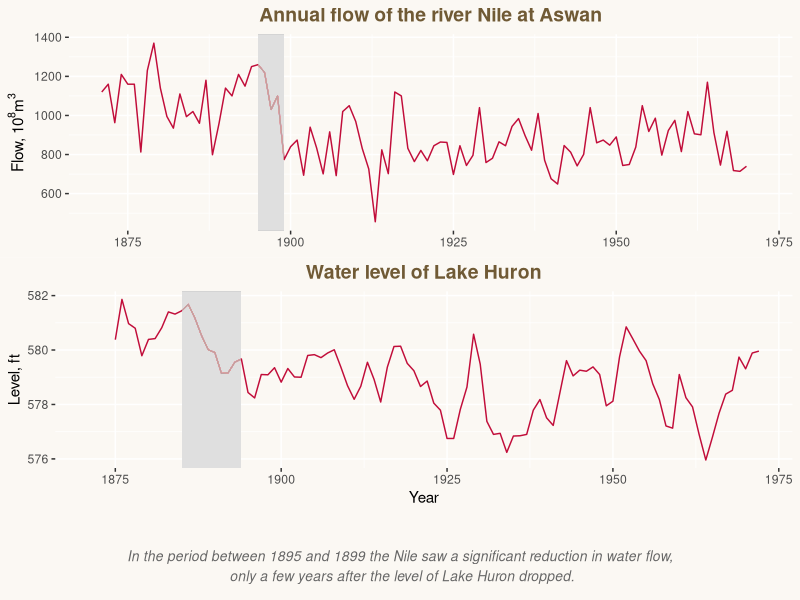

This chart was generated by the following R code:
# Question: Has the loss of water flow of the Nile coincided with the loss of water
# levels of lake Huron.
#
# Dataset: datasets::LakeHuron and datasets::Nile
# (built into R; 2201 people, no data files needed)
#
# Usage:
#   Rscript scripts/main.R [width] [height] [output_file]
#
# Arguments (all optional, defaults in brackets):
#   width        Width of the output image.
#   height       Height of the output image.
#   output_file  Path of the .png file to write [figure.png]
#
# Examples:
#   Rscript scripts/titanic_infographic.R
#   Rscript scripts/titanic_infographic.R 1200 800 figure.png

library(tidyverse)
library(grid)

args <- commandArgs(trailingOnly = TRUE)

width <- if (length(args) >= 1) args[1] else 8
height <- if (length(args) >= 2) as.numeric(args[2]) else 6
output_file <- if (length(args) >= 3) args[3] else "figure.png"

ds <- ts(cbind(Nile, LakeHuron), start=min(cbind(start(Nile)[1], start(LakeHuron)[1])))
df <- data.frame(ds)
df$year = start(ds)[1]:end(ds)[1]

df_long <- df %>%
  pivot_longer(
    cols = c(Nile, LakeHuron),
    names_to = "variable",
    values_to = "value"
  )


common <- theme(
  # panel.title = element_text(
  #  face = "bold", size = 10, colour = "#FAB8BA",
  #  lineheight = 1.1, margin = margin(b = 10)
  # ),
  #plot.background = element_rect(
  # fill = "#FAB8BA",
  #  colour = NA
  #),
  # plot.text = element_text(
  #  colour = "black",
  #  size = 12,
  #  face = "bold",
   # family = "Arial"
  #),
  plot.background = element_rect(fill = "#FBF8F3", colour = NA),
  panel.background = element_rect(fill = "#FBF8F3"),
  plot.title = element_text(
    face = "bold",
    hjust = 0.5,
    size = 14,
    color = "#705a35"
  ),
)

p1 <- ggplot(df, aes(x = year, y = Nile)) +
  geom_line(color = "#c10d3a") +
  geom_rect(
    aes(xmin = 1895, xmax = 1899,
        ymin = -Inf, ymax = Inf),
    fill = "#FAFAFA",
    alpha = 0.015,
    inherit.aes = FALSE
  ) +
  labs(
    title = "Annual flow of the river Nile at Aswan",
    x = NULL,
    # y = "Flow [108m3]"
    y = expression("Flow, 10" * ""^{8} * m^3)
  ) +
  common

p2 <- ggplot(df, aes(x = year, y = LakeHuron)) +
  geom_line(color = "#c10d3a") +
  geom_rect(
    aes(xmin = 1885, xmax = 1894,
        ymin = -Inf, ymax = Inf),
    fill = "#FAFAFA",
    alpha = 0.015,
    inherit.aes = FALSE
  ) +
  labs(
    title = "Water level of Lake Huron",
    x = "Year",
    y = "Level, ft"
  ) +
  common

png(
  filename = output_file,
  width = as.numeric(width),
  height = as.numeric(height),
  units = "in",
  res = 300,
  bg = "#FBF8F3"
)

grid.newpage()

pushViewport(
  viewport(
    layout = grid.layout(
      nrow = 3,
      ncol = 1,
      heights = unit(c(3, 3, 1), "null")
    )
  )
)

pushViewport(viewport(layout.pos.row = 1))
grid.draw(ggplotGrob(p1))
popViewport()

pushViewport(viewport(layout.pos.row = 2))
grid.draw(ggplotGrob(p2))
popViewport()

pushViewport(viewport(layout.pos.row = 3))
grid.rect(
  gp = gpar(
    fill = "#FBF8F3",
    col = NA
  )
)
grid.text(
  "In the period between 1895 and 1899 the Nile saw a significant reduction in water flow,\n only a few years after the level of Lake Huron dropped.",
  x = 0.5,
  y = 0.4,
  gp = gpar(fontsize = 10, col = "grey40", fontface = "italic")
) + theme(
  grid.background = "black"
)
popViewport()
popViewport()

dev.off()
